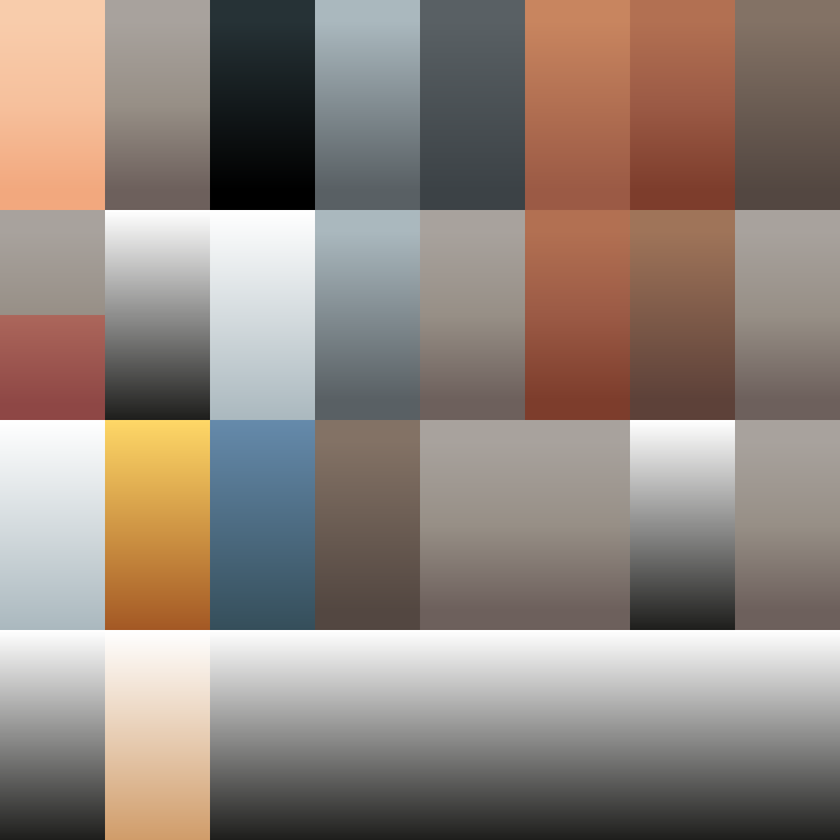
#> input picture art_inbox/05_3d/adventurers_extra/Characters/gltf/barbarian_texture.png, 840 x 840 px, shrunk from 1024 x 1024 before the run; its folder holds only this picture in this run
$ python import_3d.py
#> lines starting #> are read from the running program, lines starting #| are printed output that depends on the picture
#!/usr/bin/env python3
"""Nhập mô hình 3D KayKit (CC0) cho bản thử 3D (D-145/D-146) vào assets/models/kaykit/.

  python3 tools/import_3d.py          # cần Pillow

- Nhân vật (.glb, Rig_Medium / Rig_Large), vũ khí (.gltf + .bin), hoạt ảnh dùng chung theo rig.
- Ảnh màu theo đội: <tên>_blue.png / <tên>_red.png — đổi sắc các mảng màu nhấn (đỏ / xanh dương
  bão hòa) của bảng màu gốc sang xanh hoặc đỏ; da, kim loại, vàng giữ nguyên.
"""
import colorsys, os, shutil
from PIL import Image

ROOT = os.path.abspath(os.path.join(os.path.dirname(__file__), ".."))
SRC = os.path.join(ROOT, "art_inbox", "05_3d")
EXTRA = os.path.join(SRC, "adventurers_extra")
DST = os.path.join(ROOT, "assets", "models", "kaykit")
# D-228: chỉ còn 4 hero chưa có mô hình Tripo dùng KayKit (lính, quái, Duy Anh, Brakk đã thay).
CHARACTERS = ["Barbarian_Large", "Mage", "Druid", "Rogue_Hooded"]
TEXTURES = ["barbarian", "mage", "druid", "rogue"]
WEAPONS = ["axe_2handed_Large", "staff", "druid_staff", "dagger", "spellbook_open"]
ANIMS = {"Rig_Medium": ["General", "MovementBasic", "CombatMelee", "CombatRanged"],
         "Rig_Large": ["General", "MovementBasic", "CombatMelee"]}
# Sắc (0..1) của màu đội.
TEAM_HUE = {"blue": 0.6, "red": 0.99}


def team_texture(src, dst, hue):
    im = Image.open(src).convert("RGBA")
    px = im.load()
    for y in range(im.height):
        for x in range(im.width):
            r, g, b, a = px[x, y]
            h, s, v = colorsys.rgb_to_hsv(r / 255, g / 255, b / 255)
            accent = s > 0.5 and v > 0.25 and (h < 0.03 or h > 0.88 or 0.52 < h < 0.72)
            if accent:
                nr, ng, nb = colorsys.hsv_to_rgb(hue, s, v)
                px[x, y] = (int(nr * 255), int(ng * 255), int(nb * 255), a)
    im.save(dst)


def main():
    os.makedirs(DST, exist_ok=True)
    for c in CHARACTERS:
        shutil.copy(os.path.join(EXTRA, "Characters", "gltf", c + ".glb"), DST)
    for t in TEXTURES:
        src = os.path.join(EXTRA, "Characters", "gltf", t + "_texture.png")
        shutil.copy(src, DST)  # vũ khí .gltf trỏ tới ảnh này theo tên
        for team, hue in TEAM_HUE.items():
            team_texture(src, os.path.join(DST, "%s_texture_%s.png" % (t, team)), hue)
#> in team_texture, im is the input picture: PIL image 840x840 RGBA; mean R, G, B, A 145.8, 132.9, 124.7, 255
#> in team_texture, `im.save(dst)`:
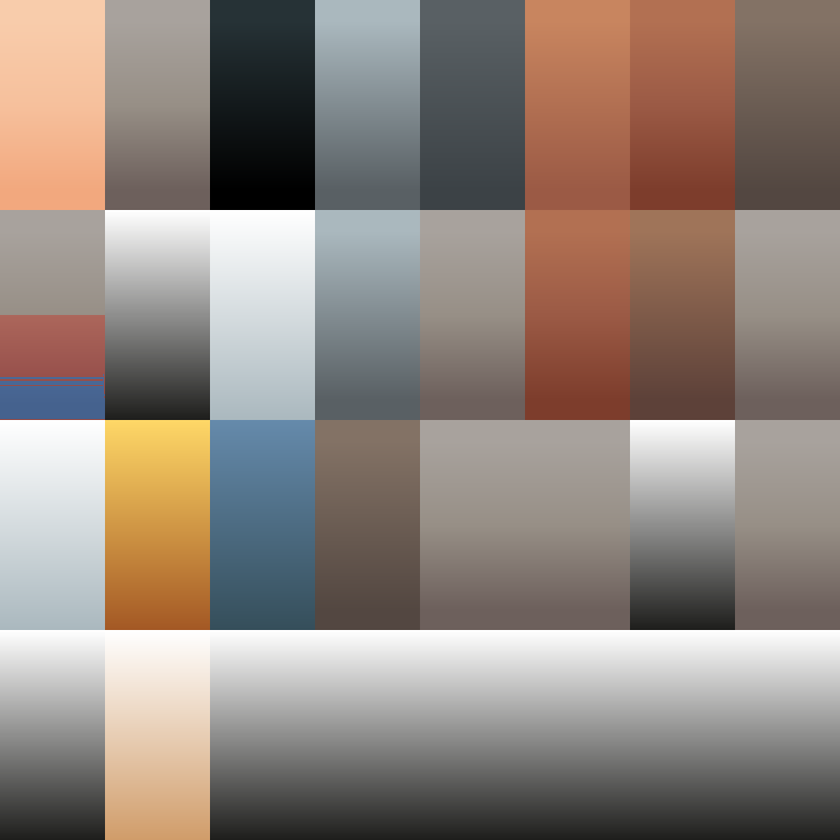
#> saved as barbarian_texture_blue.png: PIL image 840x840 RGBA; mean R, G, B, A 145.4, 133.1, 125.1, 255
    for w in WEAPONS:
        for ext in (".gltf", ".bin"):
            shutil.copy(os.path.join(EXTRA, "Assets", "gltf", w + ext), DST)
    anim_dir = os.path.join(SRC, "animations", "Animations", "gltf")
    for rig, sets in ANIMS.items():
        for s in sets:
            shutil.copy(os.path.join(anim_dir, rig, "%s_%s.glb" % (rig, s)), DST)
    shutil.copy(os.path.join(EXTRA, "License.txt"), os.path.join(DST, "License_KayKit.txt"))
    print("xong:", len(os.listdir(DST)), "file")


if __name__ == "__main__":
#> (the run stopped early here; a loop or call above may not have finished)
